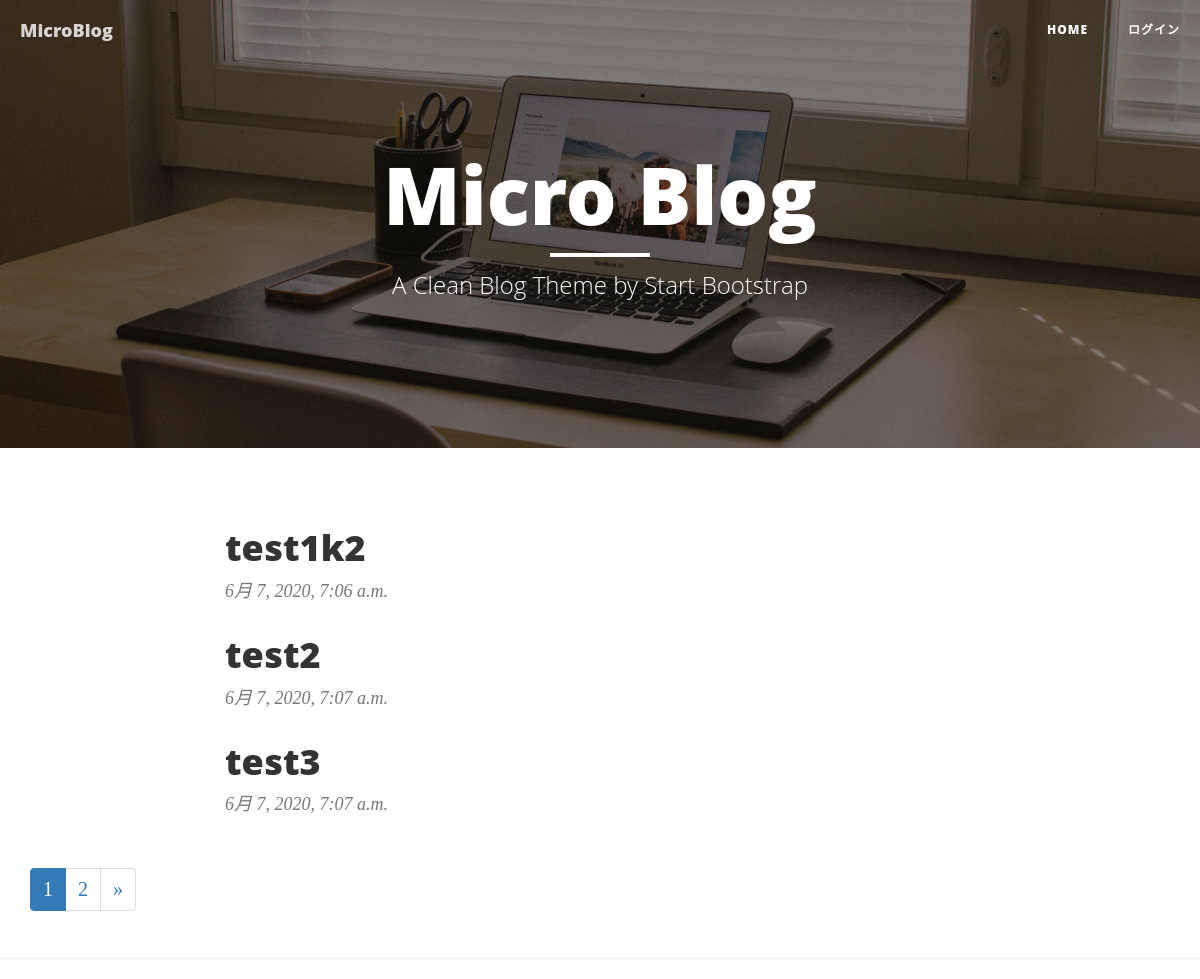
/, run on an earlier commit of the app's database.
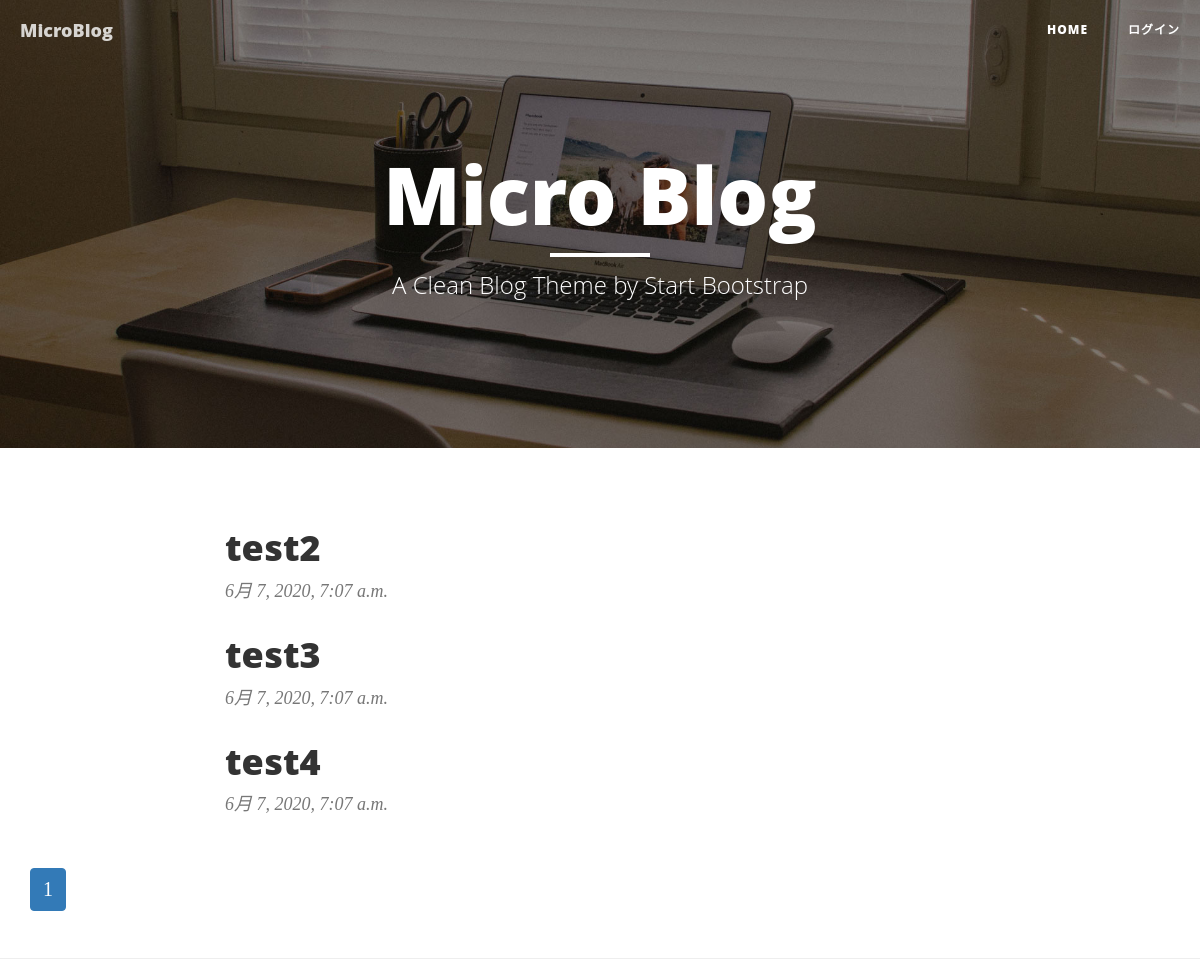
And on a later commit of the database.
### blog/models.py (models this page shows)
class Blog(models.Model):
  content = models.CharField(max_length=140)
  posted_date = models.DateTimeField(auto_now_add=True)

### blog/views.py (the view)
# urls.py: path('', BlogListView.as_view(), name="index"),   # トップページ
class BlogListView(ListView):  # BlogListViewクラスを定義し、ListViewを継承
  model = Blog   # BlogListViewクラスとBlogモデルを関連付ける
  context_object_name = "blogs"
  paginate_by = 3

### blog/templates/blog/blog_list.html (shortened to what this page needs)
{% extends "base.html" %}
{% block body %}
  <div class="row">
    <div class="col-lg-8 col-lg-offset-2 col-md-10 col-md-offset-1">
      {% for blog in blogs %}
        <div class="post-preview">
          <a href="{% url 'detail' blog.id %}">
            <h2 class="post-title">
              {{ blog.content }}
            </h2>
          </a>
          <p class="post-meta">{{ blog.posted_date }}</p>
        </div>
      {% endfor %}
    </div>
  </div>
  <nav aria-label="Page navigation">
      <ul class="pagination">
        {% for page in paginator.page_range %}
          <li{% if page == page_obj.number %} class="active"{% endif %}><a href="?page={{ page }}">{{ page }}</a></li>
        {% endfor %}
        {% if page_obj.has_next %}
          <li>
            <a href="?page={{ page_obj.next_page_number }}" aria-label="Next">
              <span aria-hidden="true">&raquo;</span>
            </a>
          </li>
        {% endif %}
      </ul>
  </nav>
{% endblock %}

### blog/templates/base.html (shortened to what this page needs)
{% load static %}
<!DOCTYPE html>
<html lang="en">
<head>
    <link href="{% static 'vendor/bootstrap/css/bootstrap.min.css' %}" rel="stylesheet">
    <link href="{% static 'css/clean-blog.min.css' %}" rel="stylesheet">
</head>
<body>
    {% include "navi.html" %}
    <header class="intro-header" style="background-image: url({% static 'img/home-bg.jpg' %})">
        <div class="container">
            <div class="row">
                <div class="col-lg-8 col-lg-offset-2 col-md-10 col-md-offset-1">
                    <div class="site-heading">
                        <h1>Micro Blog</h1>
                        <hr class="small">
                        <span class="subheading">A Clean Blog Theme by Start Bootstrap</span>
                    </div>
                </div>
            </div>
        </div>
    </header>
    <div class="container">
      {% block body %}{% endblock %}
    </div>
    <hr>
</body>
</html>

### blog/templates/navi.html (shortened to what this page needs)
    <nav class="navbar navbar-default navbar-custom navbar-fixed-top">
        <div class="container-fluid">
            <div class="navbar-header page-scroll">
                <a class="navbar-brand" href="{% url 'index' %}">MicroBlog</a>
            </div>
            <div class="collapse navbar-collapse" id="bs-example-navbar-collapse-1">
                <ul class="nav navbar-nav navbar-right">
                  <li>
                    <a href="{% url 'index' %}">Home</a>
                  </li>
                  {% if user.is_authenticated %}
                    <li><a href="#">{{ user.username }}</a></li>
                    <li><a href="{% url 'logout' %}">ログアウト</a></li>
                  {% else %}
                    <li><a href="{% url 'login' %}?next={{ request.path }}">ログイン</a></li>
                  {% endif %}
                </ul>
            </div>
        </div>
    </nav>

What changed in the data, as far as the page shows it:
removed Blog: content "test1k2", posted_date "6月 7, 2020, 7:06 a.m."
now on this page (row unchanged): Blog: content "test4", posted_date "6月 7, 2020, 7:07 a.m."
Also different on the page:
list line gone: "2"
